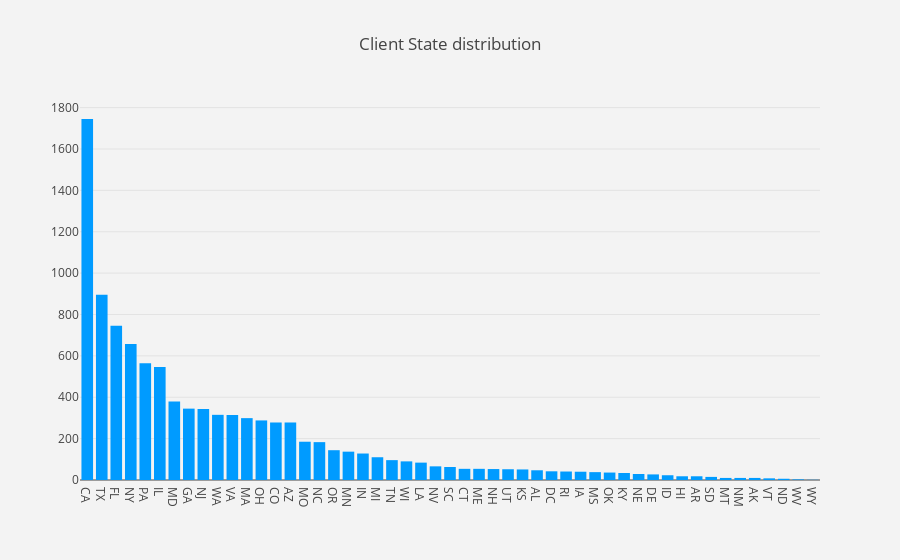

Source (notebook cell):
### Markdown cell above
So 20% of the dataset is of churned customer's and 80% is non churned customers

### Code cell
#I also want to know the frequency distribution among categorical values.

states = pd.value_counts(adv_churn['client_state']).to_frame().reset_index()

data = [
    go.Bar(
        x=states['index'], # assign x as the dataframe column 'x'
        y=states['client_state'],
        marker =dict(color ='rgb(0,155,255)') ,
    )
]

layout = go.Layout(dict(title = "Client State distribution",
                        plot_bgcolor  = "rgb(243,243,243)",
                        paper_bgcolor = "rgb(243,243,243)",
                       )
                  )

fig = go.Figure(data=data, layout=layout)
py.iplot(fig)

### Figure 1 — Plotly figure (JSON) as saved in the notebook; plotly's stock layout.template omitted (floating-point values rounded to 4 significant figures)
{"data": [{"marker": {"color": "rgb(0,155,255)"}, "type": "bar", "uid": "496d888b-e162-4fb5-b341-abe5bf39168b", "x": ["CA", "TX", "FL", "NY", "PA", "IL", "MD", "GA", "NJ", "WA", "VA", "MA", "OH", "CO", "AZ", "MO", "NC", "OR", "MN", "IN", "MI", "TN", "WI", "LA", "NV", "SC", "CT", "ME", "NH", "UT", "KS", "AL", "DC", "RI", "IA", "MS", "OK", "KY", "NE", "DE", "ID", "HI", "AR", "SD", "MT", "NM", "AK", "VT", "ND", "WV", "WY"], "y": [1745, 895, 746, 658, 564, 546, 380, 345, 343, 315, 314, 299, 288, 278, 278, 185, 183, 144, 137, 128, 110, 96, 90, 84, 66, 63, 54, 54, 53, 52, 51, 47, 42, 41, 40, 38, 36, 34, 29, 27, 23, 18, 18, 15, 10, 10, 10, 8, 6, 3, 1]}], "layout": {"paper_bgcolor": "rgb(243,243,243)", "plot_bgcolor": "rgb(243,243,243)", "title": "Client State distribution"}}
